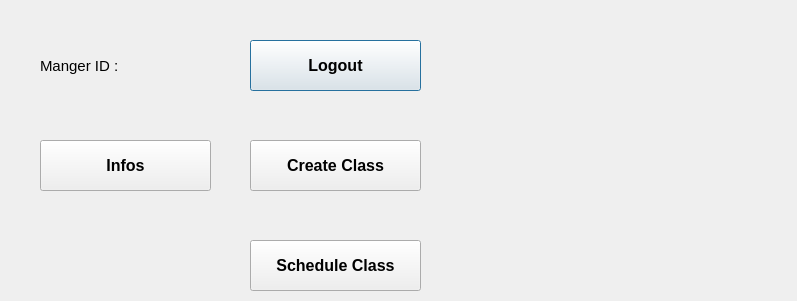
<?xml version="1.0" encoding="UTF-8"?>
<ui version="4.0">
 <class>Dialog</class>
 <widget class="QDialog" name="Dialog">
  <property name="geometry">
   <rect>
    <x>0</x>
    <y>0</y>
    <width>797</width>
    <height>301</height>
   </rect>
  </property>
  <property name="windowTitle">
   <string>Dialog</string>
  </property>
  <widget class="QLabel" name="managerIdLabel">
   <property name="geometry">
    <rect>
     <x>40</x>
     <y>30</y>
     <width>151</width>
     <height>71</height>
    </rect>
   </property>
   <property name="font">
    <font>
     <pointsize>11</pointsize>
    </font>
   </property>
   <property name="text">
    <string>Manger ID : </string>
   </property>
  </widget>
  <widget class="QPushButton" name="logoutBtn">
   <property name="geometry">
    <rect>
     <x>250</x>
     <y>40</y>
     <width>171</width>
     <height>51</height>
    </rect>
   </property>
   <property name="font">
    <font>
     <pointsize>12</pointsize>
     <weight>75</weight>
     <bold>true</bold>
    </font>
   </property>
   <property name="text">
    <string>Logout</string>
   </property>
  </widget>
  <widget class="QPushButton" name="openInfosBtn">
   <property name="geometry">
    <rect>
     <x>40</x>
     <y>140</y>
     <width>171</width>
     <height>51</height>
    </rect>
   </property>
   <property name="font">
    <font>
     <pointsize>12</pointsize>
     <weight>75</weight>
     <bold>true</bold>
    </font>
   </property>
   <property name="text">
    <string>Infos</string>
   </property>
  </widget>
  <widget class="QPushButton" name="createClassBtn">
   <property name="geometry">
    <rect>
     <x>250</x>
     <y>140</y>
     <width>171</width>
     <height>51</height>
    </rect>
   </property>
   <property name="font">
    <font>
     <pointsize>12</pointsize>
     <weight>75</weight>
     <bold>true</bold>
    </font>
   </property>
   <property name="text">
    <string>Create Class</string>
   </property>
  </widget>
  <widget class="QPushButton" name="scheduleClassBtn">
   <property name="geometry">
    <rect>
     <x>250</x>
     <y>240</y>
     <width>171</width>
     <height>51</height>
    </rect>
   </property>
   <property name="font">
    <font>
     <pointsize>12</pointsize>
     <weight>75</weight>
     <bold>true</bold>
    </font>
   </property>
   <property name="text">
    <string>Schedule Class</string>
   </property>
  </widget>
 </widget>
 <resources/>
 <connections/>
</ui>
